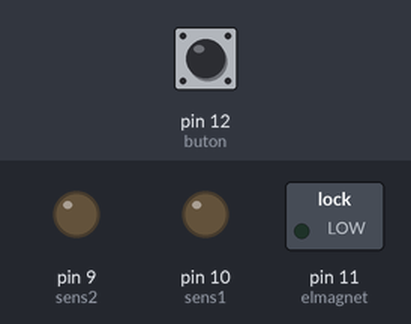
Simulated run of this sketch. Board: Arduino Uno, built with avr-gcc and run on an emulated ATmega328P. On the bench: switched loads named in the sketch (green lamp = pin HIGH), output pins drawn as LEDs (lit = HIGH). The test bench sets the inputs (shaded band); at power-on: pin 12 (buton) HIGH. Pins used as bus, display or sensor lines are not drawn.

Above: at 1.2 s.
1.3 s: pin 12 (buton) pulled LOW for 0.15 s
At 3.0 s:
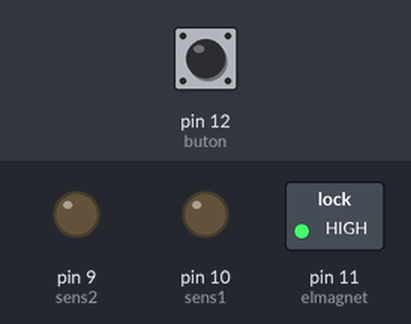
7.4 s: pin 12 (buton) pulled LOW for 1 s
At 8.2 s:
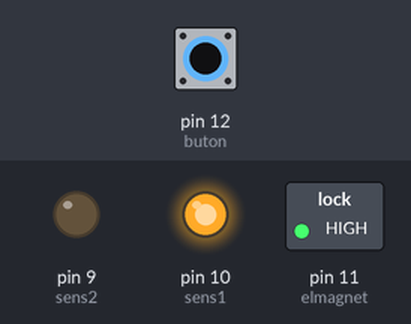
11.4 s: pin 12 (buton) pulled LOW for 3.2 s
At 20.1 s:
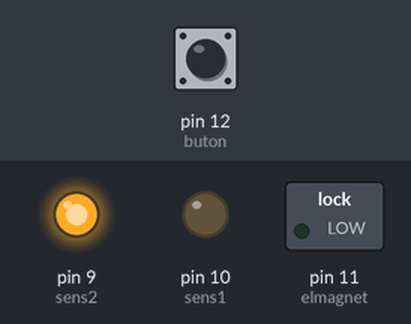
Timing chart, 0 to 22.0 s (numbered marks = the images above; inputs shaded):
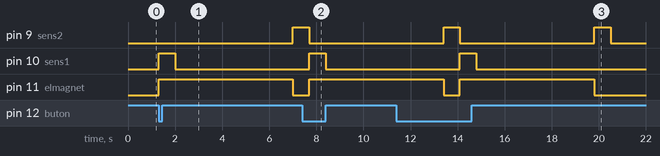

The sketch:

acces_code_keypad_2.ino
```cpp
// sketch acces bloc cu cod din exterior si buton temperizat din interior
// versiune 1.0 - 31.08.2016, Craiova, Romania
// autor: Nicu FLORICA (niq_ro) - http://www.tehnic.go.ro
// http://nicuflorica.blogspot.ro/
// http://arduinotehniq.blogspot.com/
// http://www.arduinotehniq.com/

#include <Keypad.h>                // library for keyboard http://playground.arduino.cc/uploads/Code/keypad.zip
#include <Password.h>              // library for password http://playground.arduino.cc/uploads/Code/Password.zip
Password password = Password( "1234" );  // password

const byte rows = 4;                     // four rows
const byte cols = 3;                     // three columns
char keys[rows][cols] = {                // keys on keypad
{'1','2','3'},
{'4','5','6'},
{'7','8','9'},
{'*','0','#'}
};
// byte rowPins[rows] = {R0, R1, R2, R3};
//byte colPins[cols] = {C0, C1, C2};
// tastatura plata (flat) - Adafruit type
//byte rowPins[rows] = {1, 2, 3, 4};
//byte colPins[cols] = {5, 6, 7};
// tastatura cu butoane in relief - model KB304-PAW
byte rowPins[rows] = {2, 7, 6, 4};
byte colPins[cols] = {3, 1, 5};

Keypad keypad = Keypad(makeKeymap(keys), rowPins, colPins, rows, cols);


#define buton 12    // buton pus la D12
#define sens1 10
#define sens2 9
#define asteptare 8
#define elmagnet 11
#define scurt 500   // timp in ms pentru eliminare
#define tpactuator 700  // timp actionare actuatoare
#define tpelmagnet 5000 // timp actionare electromagnet

void setup()
{
keypad.addEventListener(keypadEvent); // se creaza un obiect pentru urmarire apasare taste

 pinMode(buton, INPUT);
 pinMode(sens1, OUTPUT);
 pinMode(sens2, OUTPUT);
 pinMode(asteptare, OUTPUT);
 pinMode(elmagnet, OUTPUT);


 digitalWrite(buton, HIGH); // intrarea butonului in 1 logic
 digitalWrite(sens1, LOW);
 digitalWrite(sens2, LOW);
 digitalWrite(asteptare, HIGH);
 digitalWrite(elmagnet, LOW);
}

void loop() {

keypad.getKey();

if (digitalRead(buton) == LOW)
{    // se apasa butonul
actiune();
}

} // se termina programul


//take care of some special events
void keypadEvent(KeypadEvent eKey){
  switch (keypad.getState()){
    case PRESSED:
//	Serial.print("Pressed: ");
//	Serial.println(eKey);
	switch (eKey){
	  case '#': checkPassword(); break;
	  case '*': password.reset(); break;
	  default: password.append(eKey);
     }
  }
}

  void checkPassword(){
  if (password.evaluate()){
//    Serial.println("Success");
//  sistem++;
  password.reset();
    //Add code to run if it works
    actiune();
  }else{
//    Serial.println("Wrong");
    //add code to run if it did not work
    password.reset();
//    digitalWrite(eroare, HIGH);
    delay(1000);
//    digitalWrite(eroare, LOW);
  }
}

void actiune()
{
digitalWrite(elmagnet, HIGH);
digitalWrite(asteptare, LOW);
digitalWrite(sens1, HIGH);
delay(tpactuator);
digitalWrite(sens1, LOW);
delay(tpelmagnet);
digitalWrite(elmagnet, LOW);
digitalWrite(sens2, HIGH);
delay(tpactuator);
digitalWrite(sens2, LOW);
digitalWrite(asteptare, HIGH);
}
```

Measured:
- after the input at 1.3 s, pin 9 (sens2): LOW → HIGH after 5.7 s; pin 10 (sens1): LOW → HIGH at once, → LOW 0.70 s later; pin 11 (elmagnet): LOW → HIGH at once, → LOW 5.7 s later
- after the input at 7.4 s, pin 10 (sens1): LOW → HIGH after 0.30 s, → LOW 0.70 s later; pin 11 (elmagnet): LOW → HIGH after 0.30 s
- after the input at 11.4 s, pin 10 (sens1): LOW → HIGH after 2.7 s, → LOW 0.70 s later
